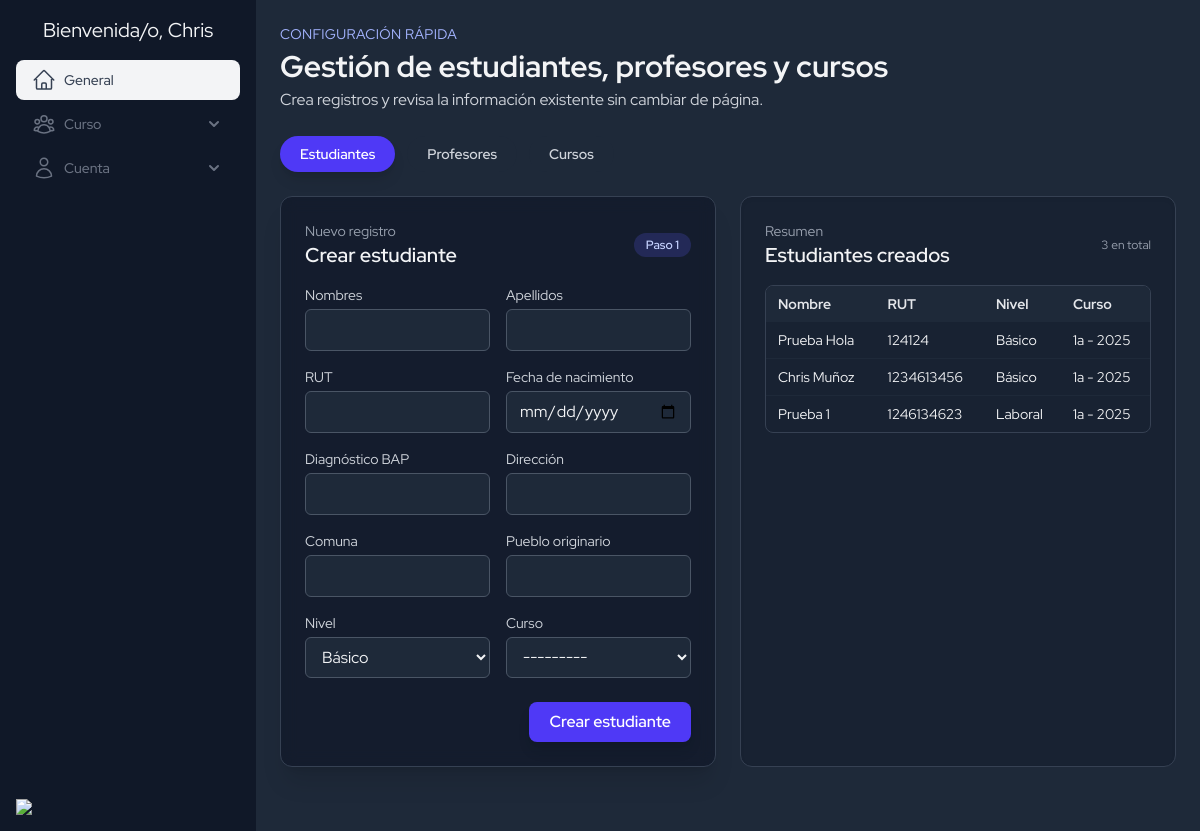
The page /core/gestion (signed in) on the database its author committed.
### accounts/models.py (models this page shows, shortened)
class User(AbstractUser):
    class Roles(models.TextChoices):
        ADMIN = 'ADMIN', 'Administrador'
        DIRECTOR = 'DIRECTOR', 'Director'
        COORDINATOR = 'COORDINADOR', 'Coordinador'
        TEACHER = 'TEACHER', 'Docente'
        PROFESSIONAL = 'PROFESSIONAL', 'Profesional'
    role = models.CharField(max_length=20, choices=Roles.choices, default=Roles.TEACHER)
    profesion = models.CharField(max_length=150, blank=True)
    phone = models.IntegerField(blank=True, null=True)
    address = models.CharField(max_length=255, blank=True)
    birth_date = models.DateField(null=True, blank=True)

### core/models.py (models this page shows, shortened)
class DateTime(models.Model):
    created_at = models.DateTimeField(auto_now_add=True)
    updated_at = models.DateTimeField(auto_now=True)
    class Meta:
        abstract = True

class Estudiante(DateTime):
    first_name = models.CharField(max_length=150)
    last_name = models.CharField(max_length=150)
    rut = models.CharField(max_length=10, unique=True)
    birth_date = models.DateField()
    bapDiag = models.CharField(max_length=40)
    address = models.CharField(max_length=40)
    commune = models.CharField(max_length=40)
    etnia = models.CharField(max_length=40, null=True, blank=True)
    parents = models.ManyToManyField(Apoderado, related_name='students', blank=True)
    curso = models.ForeignKey(Curso, on_delete=models.CASCADE, related_name='students', null=True, blank=True)
    nivel = models.CharField(max_length=10, choices=Nivel.choices, default=Nivel.BASIC)

class Curso(DateTime):
    level = models.CharField(max_length=10, choices=Nivel.choices, default=Nivel.BASIC)
    name = models.CharField(max_length=25)
    sala_id = models.ForeignKey(Sala, on_delete=models.CASCADE, related_name='sala', null=True)
    def __str__(self) -> str:
        return f'{self.name} - {self.created_at.year}'

### core/views.py (the view)
# urls.py: path('gestion', gestion_view, name='gestion'),
def gestion_view(request):
    active_tab = request.GET.get('tab', 'estudiantes')
    User = get_user_model()
    if request.method == 'POST':
        active_tab = request.POST.get('active_tab', 'estudiantes')
        if active_tab == 'estudiantes':
            estudiante_form = EstudianteForm(request.POST)
            profesor_form = ProfesorForm()
            curso_form = CursoForm()
            if estudiante_form.is_valid():
                estudiante_form.save()
                messages.success(request, 'Estudiante creado correctamente.')
                return redirect(f'{request.path}?tab=estudiantes')
        elif active_tab == 'profesores':
            profesor_form = ProfesorForm(request.POST)
            estudiante_form = EstudianteForm()
            curso_form = CursoForm()
            if profesor_form.is_valid():
                profesor_form.save()
                messages.success(request, 'Profesor creado correctamente.')
                return redirect(f'{request.path}?tab=profesores')
        elif active_tab == 'cursos':
            curso_form = CursoForm(request.POST)
            estudiante_form = EstudianteForm()
            profesor_form = ProfesorForm()
            if curso_form.is_valid():
                curso_form.save()
                messages.success(request, 'Curso creado correctamente.')
                return redirect(f'{request.path}?tab=cursos')
        else:
            estudiante_form = EstudianteForm()
            profesor_form = ProfesorForm()
            curso_form = CursoForm()
    else:
        estudiante_form = EstudianteForm()
        profesor_form = ProfesorForm()
        curso_form = CursoForm()
    estudiantes = Estudiante.objects.select_related('curso', 'curso__sala_id').all()
    profesores = User.objects.filter(role=User.Roles.TEACHER)
    cursos = Curso.objects.select_related('sala_id').all()
    context = {
        'active_tab': active_tab,
        'estudiante_form': estudiante_form,
        'profesor_form': profesor_form,
        'curso_form': curso_form,
        'estudiantes': estudiantes,
        'profesores': profesores,
        'cursos': cursos,
    }
    return render(request, 'gestion.html', context)

### core/forms.py (shortened to what this page needs)
class EstudianteForm(BaseStyledModelForm):
    birth_date = forms.DateField(
        widget=forms.DateInput(attrs={"type": "date"}),
        label="Fecha de nacimiento",
    )
    class Meta:
        model = Estudiante
        fields = [
            "first_name",
            "last_name",
            "rut",
            "birth_date",
            "bapDiag",
            "address",
            "commune",
            "etnia",
            "nivel",
            "curso",
        ]
        labels = {
            "first_name": "Nombres",
            "last_name": "Apellidos",
            "rut": "RUT",
            "bapDiag": "Diagnóstico BAP",
            "address": "Dirección",
            "commune": "Comuna",
            "etnia": "Pueblo originario",
            "nivel": "Nivel",
            "curso": "Curso",
        }

class ProfesorForm(BaseStyledModelForm):
    password1 = forms.CharField(
        widget=forms.PasswordInput(),
        label="Contraseña",
    )
    password2 = forms.CharField(
        widget=forms.PasswordInput(),
        label="Confirmar contraseña",
    )
    class Meta:
        model = get_user_model()
        fields = [
            "username",
            "first_name",
            "last_name",
            "email",
            "profesion",
        ]
        labels = {
            "username": "Usuario",
            "first_name": "Nombres",
            "last_name": "Apellidos",
            "email": "Correo electrónico",
            "profesion": "Profesión",
        }

### core/models.py (called while the page is built)
    def __str__(self):
        return f'{self.nombre_sala}'

### core/templates/gestion.html (shortened to what this page needs)
{% extends 'base.html'%}
{% block content %}
<section class="space-y-6">
  <header class="flex flex-col gap-1">
    <p class="text-sm uppercase tracking-wide text-indigo-300">Configuración rápida</p>
    <h1 class="text-3xl font-bold">Gestión de estudiantes, profesores y cursos</h1>
    <p class="text-gray-300">Crea registros y revisa la información existente sin cambiar de página.</p>
  </header>
  <div class="flex flex-wrap gap-3">
    <button type="button" data-tab="estudiantes"
      class="tab-trigger rounded-full px-5 py-2 text-sm font-semibold transition">
      Estudiantes
    </button>
    <button type="button" data-tab="profesores"
      class="tab-trigger rounded-full px-5 py-2 text-sm font-semibold transition">
      Profesores
    </button>
    <button type="button" data-tab="cursos"
      class="tab-trigger rounded-full px-5 py-2 text-sm font-semibold transition">
      Cursos
    </button>
  </div>
  <div class="space-y-10">
    <div data-panel="estudiantes" class="{% if active_tab != 'estudiantes' %}hidden{% endif %} space-y-6">
      <div class="grid gap-6 lg:grid-cols-2">
        <form method="post" class="rounded-xl border border-gray-700 bg-gray-900/70 p-6 shadow-xl backdrop-blur">
          <div class="flex items-center justify-between">
            <div>
              <p class="text-sm text-gray-400">Nuevo registro</p>
              <h2 class="text-xl font-semibold">Crear estudiante</h2>
            </div>
            <span class="rounded-full bg-indigo-500/20 px-3 py-1 text-xs font-semibold text-indigo-200">Paso 1</span>
          </div>
          <div class="mt-4 grid gap-4 md:grid-cols-2">
            {% for field in estudiante_form %}
            <div>
              <label class="mb-1 block text-sm text-gray-300">{{ field.label }}</label>
              {{ field }}
            </div>
            {% endfor %}
          </div>
          <div class="mt-6 flex justify-end">
            <button type="submit"
              class="rounded-lg bg-indigo-600 px-5 py-2 font-semibold text-white shadow-lg transition hover:bg-indigo-500 focus:outline-none focus:ring-2 focus:ring-indigo-300">
              Crear estudiante
            </button>
          </div>
        </form>
        <div class="rounded-xl border border-gray-700 bg-gray-900/40 p-6 shadow-inner">
          <div class="flex items-center justify-between">
            <div>
              <p class="text-sm text-gray-400">Resumen</p>
              <h2 class="text-xl font-semibold">Estudiantes creados</h2>
            </div>
            <span class="text-xs text-gray-400">{{ estudiantes|length }} en total</span>
          </div>
          <div class="mt-4 max-h-[28rem] overflow-auto rounded-lg border border-gray-700">
            <table class="min-w-full text-sm">
              <thead class="bg-gray-800 text-gray-200">
                <tr class="text-left">
                  <th class="px-3 py-2">Nombre</th>
                  <th class="px-3 py-2">RUT</th>
                  <th class="px-3 py-2">Nivel</th>
                  <th class="px-3 py-2">Curso</th>
                </tr>
              </thead>
              <tbody class="divide-y divide-gray-800">
                {% for estudiante in estudiantes %}
                <tr class="hover:bg-gray-800/60">
                  <td class="px-3 py-2">{{ estudiante.first_name }} {{ estudiante.last_name }}</td>
                  <td class="px-3 py-2">{{ estudiante.rut }}</td>
                  <td class="px-3 py-2">{{ estudiante.get_nivel_display }}</td>
                  <td class="px-3 py-2">{{ estudiante.curso|default:'Sin curso' }}</td>
                </tr>
                {% empty %}
                <tr>
                  <td colspan="4" class="px-3 py-4 text-center text-gray-400">No hay estudiantes registrados.</td>
                </tr>
                {% endfor %}
              </tbody>
            </table>
          </div>
        </div>
      </div>
    </div>
  </div>
</section>
{% endblock %}

### templates/base.html (shortened to what this page needs)
<!DOCTYPE html>
<html lang="en">
<head>
  <script src="https://cdn.jsdelivr.net/npm/@tailwindcss/browser@4"></script>
</head>
<body class="min-h-screen bg-gray-800 text-gray-100">
  <div class="flex min-h-screen">
    <aside class="flex flex-col w-64 bg-gray-900 p-4 justify-between">
      <ul class="space-y-1">
        <p class="text-xl text-center mb-4">Bienvenida/o, {{user.username}}</p>
        <li>
          <a href="{% url 'coreApp:index' %}"
            class="flex items-center gap-2 rounded-lg bg-gray-100 px-4 py-2 text-gray-700 dark:bg-gray-800 dark:hover:bg-teal-900 dark:text-gray-200">
            <span class="text-sm font-medium"> General </span>
          </a>
        </li>
        <li>
          <details class="group [&amp;_summary::-webkit-details-marker]:hidden">
            <summary
              class="group flex items-center justify-between rounded-lg px-4 py-2 text-gray-500 hover:bg-gray-100 hover:text-gray-700 dark:text-gray-400 dark:hover:bg-gray-800 dark:hover:text-gray-200">
              <div class="flex items-center gap-2">
                <span class="text-sm font-medium"> Curso </span>
              </div>
              <span class="shrink-0 transition duration-300 group-open:-rotate-180">
                <svg xmlns="http://www.w3.org/2000/svg" class="size-5" viewBox="0 0 20 20" fill="currentColor">
                  <path fill-rule="evenodd"
                    d="M5.293 7.293a1 1 0 011.414 0L10 10.586l3.293-3.293a1 1 0 111.414 1.414l-4 4a1 1 0 01-1.414 0l-4-4a1 1 0 010-1.414z"
                    clip-rule="evenodd"></path>
                </svg>
              </span>
            </summary>
          </details>
        </li>
        <li>
          <details class="group [&amp;_summary::-webkit-details-marker]:hidden">
            <summary
              class="group flex items-center justify-between rounded-lg px-4 py-2 text-gray-500 hover:bg-gray-100 hover:text-gray-700 dark:text-gray-400 dark:hover:bg-gray-800 dark:hover:text-gray-200">
              <div class="flex items-center gap-2">
                <span class="text-sm font-medium"> Cuenta </span>
              </div>
              <span class="shrink-0 transition duration-300 group-open:-rotate-180">
                <svg xmlns="http://www.w3.org/2000/svg" class="size-5" viewBox="0 0 20 20" fill="currentColor">
                  <path fill-rule="evenodd"
                    d="M5.293 7.293a1 1 0 011.414 0L10 10.586l3.293-3.293a1 1 0 111.414 1.414l-4 4a1 1 0 01-1.414 0l-4-4a1 1 0 010-1.414z"
                    clip-rule="evenodd"></path>
                </svg>
              </span>
            </summary>
          </details>
        </li>
      </ul>
      <img class="w-16" src="https://images.builderservices.io/s/cdn/v1.0/i/m?url=https%3A%2F%2Fstorage.googleapis.com%2Fproduction-hostgator-chile-v1-0-3%2F573%2F1237573%2FEeoJHNah%2Fd473ee41415e43fc99acf1131253fde3&methods=resize%2C60%2C5000"/>
    </aside>
    <main class="flex-1 flex flex-col p-6">
      {% block content %}{% endblock %}
    </main>
  </div>
</body>
</html>

### templates/base.html (style rules this page uses)
body { font-family: 'Red Hat Display', sans-serif; }

### rows shown on the page
User: username "Chris"
Estudiante: first_name "Prueba", last_name "Hola", rut "124124", nivel "Básico", curso "1a - 2025"
Estudiante: first_name "Chris", last_name "Muñoz", rut "1234613456", nivel "Básico", curso "1a - 2025"
Estudiante: first_name "Prueba", last_name "1", rut "1246134623", nivel "Laboral", curso "1a - 2025"

### other values the page prints
{{ field.label }} "Nombres" "Apellidos" "RUT" "Fecha de nacimiento" "Diagnóstico BAP" "Dirección" "Comuna" "Pueblo originario" "Nivel" "Curso"
{{ estudiantes|length }} "3"
